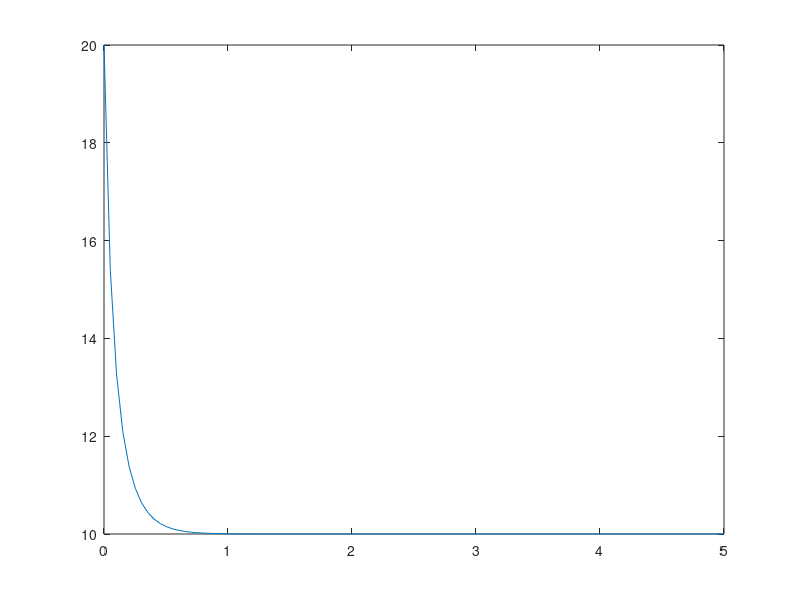

Reproduce this figure in MATLAB. (Note: this script raises an error after producing the figure.)
%% Backwards Euler

dif_p = @(p) 7*(1-p/10)*9;               % ODE

p0 = 20;                                 % startvalue

grow = @(t) 200./(20-10.*exp(-7.*t));    % Growth function

%% a)
N=5;

t = linspace(N,0);
plot(t,grow(t));                         % Plotted p(t) in a graph

%% b)

dt = [1 1/2 1/4 1/8 1/16 1/32];
eu_mat = zeros(length(dt));
for i=1 : 1 %length(dt)
   y = Euler(grow, p0,dt(i),N-1);
   %TODO vectors must be the same length to plot
   %TODO fix for iteration so that a matrix is created with all Euler
   %values
   
end
length(y)  
length(t)

plot(t,y);

%TODO repeat the Euler iteration for Heun